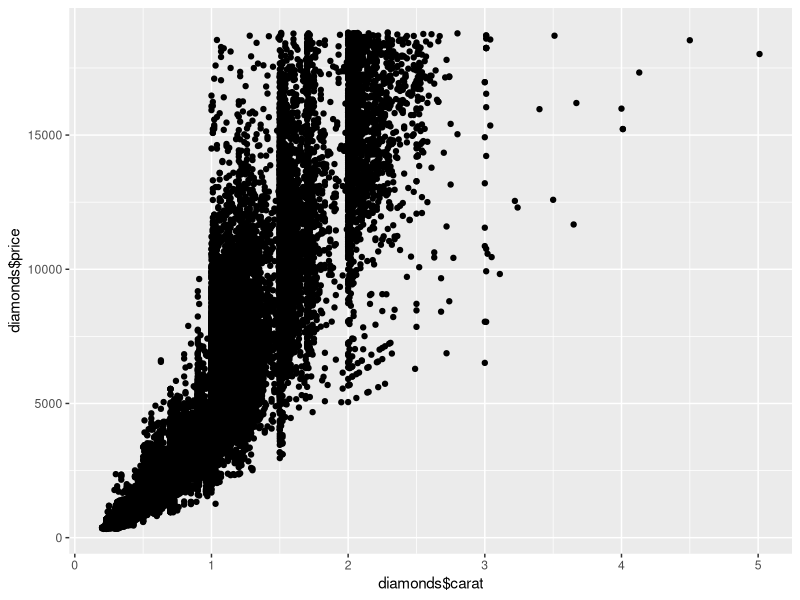
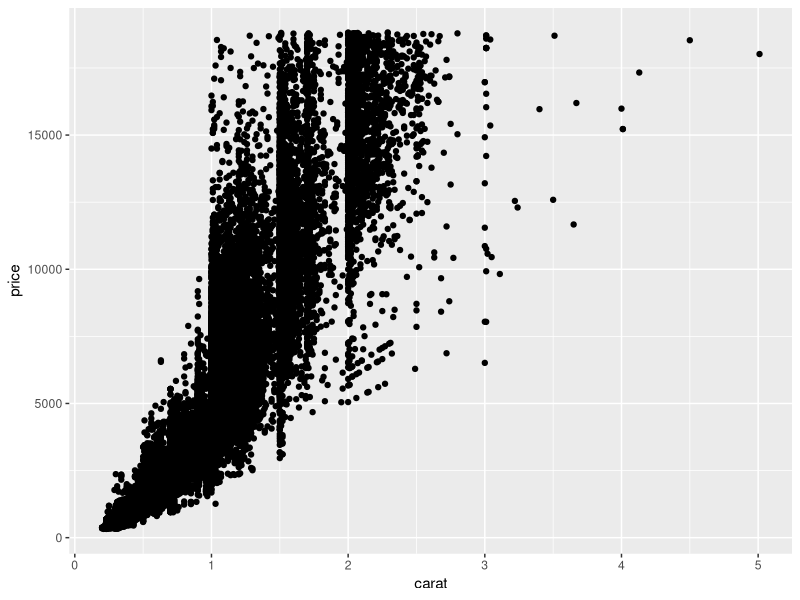
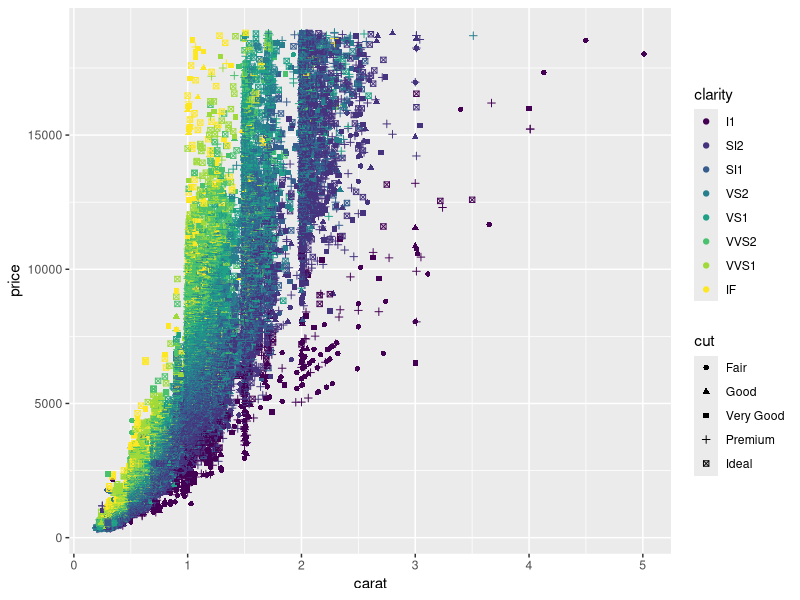
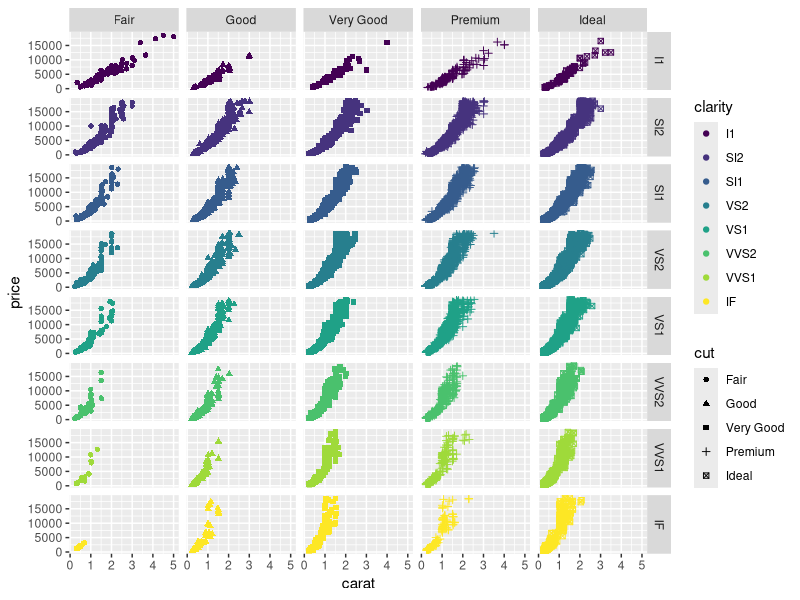
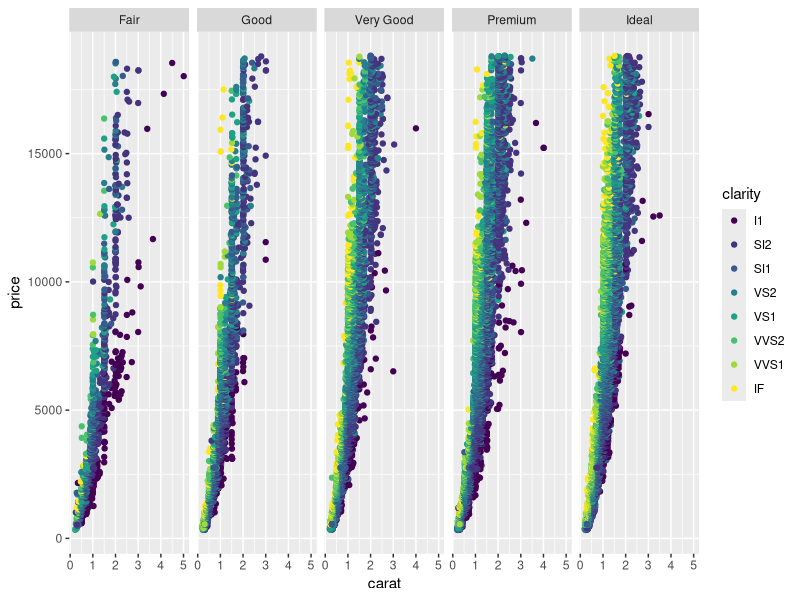
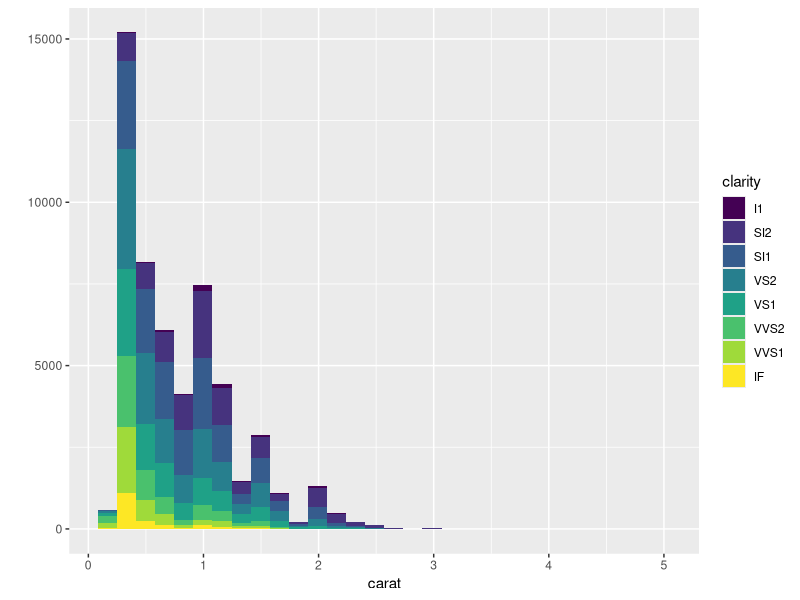
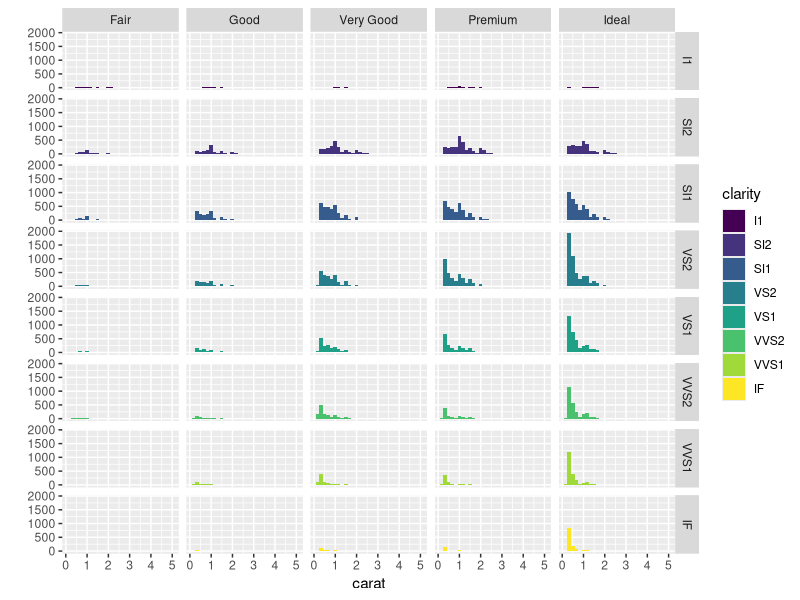
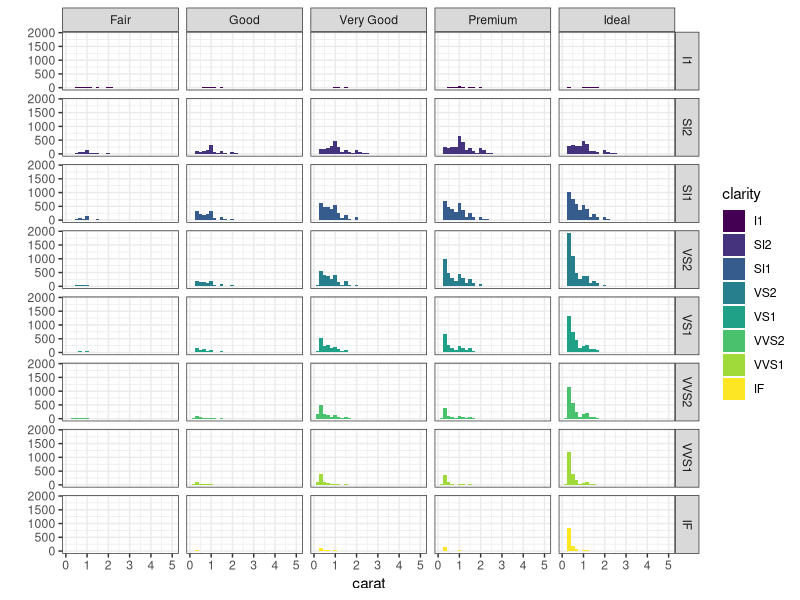

Write R code to recreate these figures, in order. (Note: this script raises an error after producing the figures.)
## ---- chunk 1
#install.packages("ggplot2")
library(ggplot2)
setwd("~/Documents/STANFORD PHD/Psych 254 Winter 2014/ProblemSets/analyses")
## ---- chunk 2
head(diamonds)
qplot(diamonds$carat, diamonds$price)
## ---- chunk 3

qplot(carat, price, data = diamonds)

## ---- chunk 4

qplot(carat, price, color = clarity, shape = cut, data = diamonds)

## ---- chunk 5

qplot(carat, price, color = clarity, shape = cut, facets = clarity ~ cut, data = diamonds)

## ---- chunk 6

qplot(carat, price, color = clarity, facets = . ~ cut, data = diamonds)

## ---- chunk 7

qplot(carat, fill = clarity, data = diamonds)

#I tried setting geom to "hist", but it returned the following error: "No geom called hist", so I called qplot with only the x-variable defined.

## ---- chunk 8

qplot(carat, fill = clarity, facets = clarity ~ cut, data = diamonds)

## ---- chunk 9

#Below I try `theme_bw()` on the histogram of carats
qplot(carat, fill = clarity, facets = clarity ~ cut, data = diamonds) + 
  theme_bw()


#Next I try `theme_classic()` on the histogram of carats
qplot(carat, fill = clarity, facets = clarity ~ cut, data = diamonds) +
  theme_classic()


## ---- chunk 10
d <- ggplot(diamonds, aes(x=carat, y=price)) # first you set the aesthetic and dataset
d + geom_point() # then you add geoms
d + geom_point(aes(colour = carat)) # and you can keep doing this to add layers to the plot

## ---- chunk 11

ggplot(diamonds, aes(x = carat, y = price)) +
  geom_point(aes(colour = carat))

## ---- chunk 12

ggplot(diamonds, aes(x=price)) + 
  geom_histogram(aes(fill = clarity)) +
  facet_grid(clarity ~ cut) +
  theme_bw()

## ---- chunk 13
library(tidyr)
library(dplyr)

sem <- function(x) {sd(x) / sqrt(length(x))}
ci95 <- function(x) {sem(x) * 1.96}
## ---- chunk 14

subinfo <- read.csv("../data/sklar_expt6_subinfo_corrected.csv")
d.a <- read.csv("../data/sklar_expt6a_corrected.csv")
d.b <- read.csv("../data/sklar_expt6b_corrected.csv")

## ---- chunk 15

d.a.tidy = d.a %>%
  gather(subid, RT, starts_with("X"))

d.b.tidy = d.b %>%
  gather(subid, RT, starts_with("X"))

#I remove the Xs below

## ---- chunk 16

d.ab.tidy = bind_rows(d.a.tidy, d.b.tidy) 

#Below I remove the X's from the subid and re-code subid as a number
d.ab.tidy = d.ab.tidy %>% 
  mutate(subid = as.integer(gsub("X", "", subid)))

## ---- chunk 17

#Merge data with subject info
d.full = right_join(d.ab.tidy, subinfo, by = "subid")

#I reorder the columns, so that all the subject info comes before the RT
d = select(d.full, subid, prime, prime.result, target, congruent, operand, distance, counterbalance, presentation.time, subjective.test, objective.test, RT)

## ---- chunk 18

d$presentation.time <- factor(d$presentation.time)
levels(d$operand) <- c("addition","subtraction")
d$subid <- factor(d$subid)
d$counterbalance <- factor(d$counterbalance)
str(d)

## ---- chunk 19

ggplot(d, aes(x = RT)) + 
  geom_histogram()

## ---- chunk 20

#I did not have a chance to answer this challenge question.

## ---- chunk 21

ggplot(subinfo, aes(x = objective.test)) + 
  geom_histogram() + 
  facet_grid(~subjective.test)

qplot(subid, objective.test, color = subjective.test, facets = . ~ subjective.test, data = subinfo)

#From these plots above, it appears that subjects who report seeing the prime, on average perform higher on the objective test.

r = lm(objective.test ~ subjective.test, data = d)
summary(r)

#A linear regression testing whether performance on the subjective test predicts performance on the objective test reveals a significant relationship between these two manipulation checks: If subjects pass the subjective test, they are more likely to perform higher on the objective test (b =0.21, p < 0.001). In other words, as concluded from the plots above, subjects who report seeing the prime on average perform higher on the objective test than subjects who claim they did not see the prime.

## ---- chunk 22

ds = d %>%
  filter(subjective.test == 0, objective.test < 0.6)

#View(ds)

#Below I am just checking that the filter did what I intended.
summarise(ds, max = max(subjective.test))
summarise(ds, max = max(objective.test))

## ---- chunk 23

ds_summary = ds %>% 
  group_by(subid, presentation.time, operand, congruent) %>%
  summarise(avg = mean(RT, na.rm = T)) %>%
  spread(congruent, avg) %>% 
  mutate(diff = no - yes) %>%
  group_by(operand, presentation.time) %>%
  summarise(avg = mean(diff), err = sem(diff))

ds_summary
            
## ---- chunk 24

library(ggplot2)
sklar_plot = ggplot(data = ds_summary, aes(x = presentation.time, y = avg, fill = presentation.time)) 

sklar_plot + 
  geom_bar(stat = "identity") + facet_wrap(~operand) +  
  geom_errorbar(width = .1, aes(ymin = avg - err, ymax = avg + err))

## ---- chunk 25

qplot(objective.test, RT, data = ds)

cor.test(ds$objective.test, ds$RT, use = pairwise.complete.obs)

## ---- chunk 26

#First, I would look at the data without excluding any participants. I would also use confidence intervals rather than standard error bars.
d_summary = d %>% 
  group_by(subid, presentation.time, operand, congruent) %>%
  summarise(avg = mean(RT, na.rm = T)) %>%
  spread(congruent, avg) %>% 
  mutate(diff = no - yes) %>%
  group_by(operand, presentation.time) %>%
  summarise(avg = mean(diff), err = sem(diff), c.95 = ci95(diff))

ggplot(data = d_summary, aes(x = presentation.time, y = avg, fill = presentation.time)) + 
  geom_bar(stat="identity") + 
  facet_wrap(~operand) +  
  geom_errorbar(width=.1, aes(ymin=avg-c.95, ymax=avg+c.95)) +
  theme_bw()

#I am somewhat concerned with the authors' exclusion criteria because such a high number of subjects are excluded from the analysis. Below, I first only exclude subjects who passed the subjective test. Second, I only exclude subjects who scored higher than .6 on the objective test. I compare the plots of the data using these exclusion criteria.

ds_st = d %>%
  filter(subjective.test == 0)

ds_st_summary = ds_st %>% 
  group_by(subid, presentation.time, operand, congruent) %>%
  summarise(avg = mean(RT, na.rm = T)) %>%
  spread(congruent, avg) %>% 
  mutate(diff = no - yes) %>%
  group_by(operand, presentation.time) %>%
  summarise(avg = mean(diff), err = sem(diff), c.95 = ci95(diff))

ggplot(data = ds_st_summary, aes(x = presentation.time, y = avg, fill = presentation.time)) + 
  geom_bar(stat="identity") + 
  facet_wrap(~operand) +  
  geom_errorbar(width=.1, aes(ymin=avg-c.95, ymax=avg+c.95)) +
  theme_bw()

ds_ot = d %>%
  filter(objective.test < 0.6)

ds_ot_summary = ds_ot %>% 
  group_by(subid, presentation.time, operand, congruent) %>%
  summarise(avg = mean(RT, na.rm = T)) %>%
  spread(congruent, avg) %>% 
  mutate(diff = no - yes) %>%
  group_by(operand, presentation.time) %>%
  summarise(avg = mean(diff), err = sem(diff), c.95 = ci95(diff))

ggplot(d = ds_ot_summary, aes(x = presentation.time, y = avg, fill = presentation.time)) + 
  geom_bar(stat="identity") + 
  facet_wrap(~operand) +  
  geom_errorbar(width=.1, aes(ymin=avg-c.95, ymax=avg+c.95))

## ---- chunk 27

#I also made this plot. It is not easy to read and did not turn out to be that informative. I made it because I was curious to see if there were any differences among subjects in ow they responded to incongruent vs. congruent primes.

ggplot(ds, aes(x = RT, fill = congruent)) + 
  geom_histogram(position = position_dodge()) + 
  facet_wrap(operand ~ subid)

## ---- chunk 28

#I used Sklar et al.'s exclusion criteria in the analysis below.
library(lme4)

r2 = ds %>% 
  filter(operand == 'subtraction') %>%
  lmer(RT ~ congruent + (1 + congruent|subid), .)

summary(r2)

